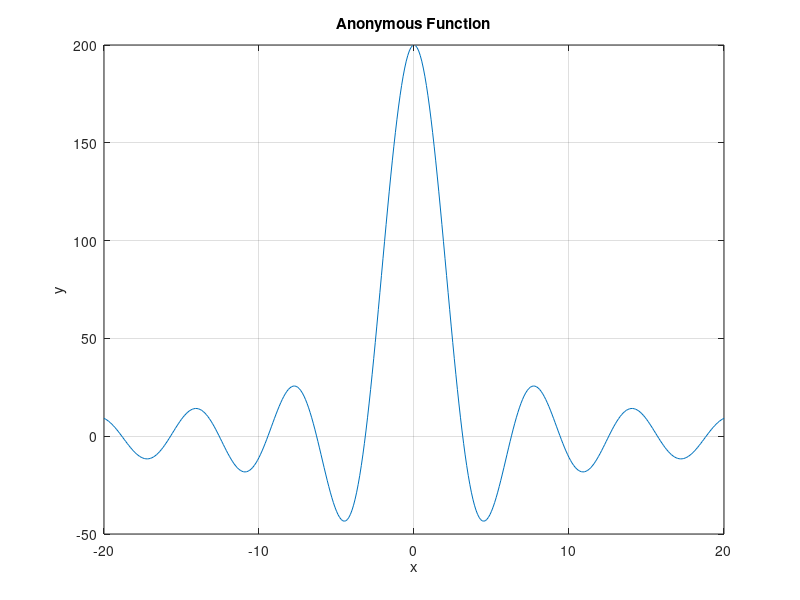

Source code (MATLAB):
clc; clear;

y = @(x)(200*sin(x))./x;
x = -20:0.1:20;

plot(x, y(x));
title('Anonymous Function'); xlabel('x'); ylabel('y');
grid on